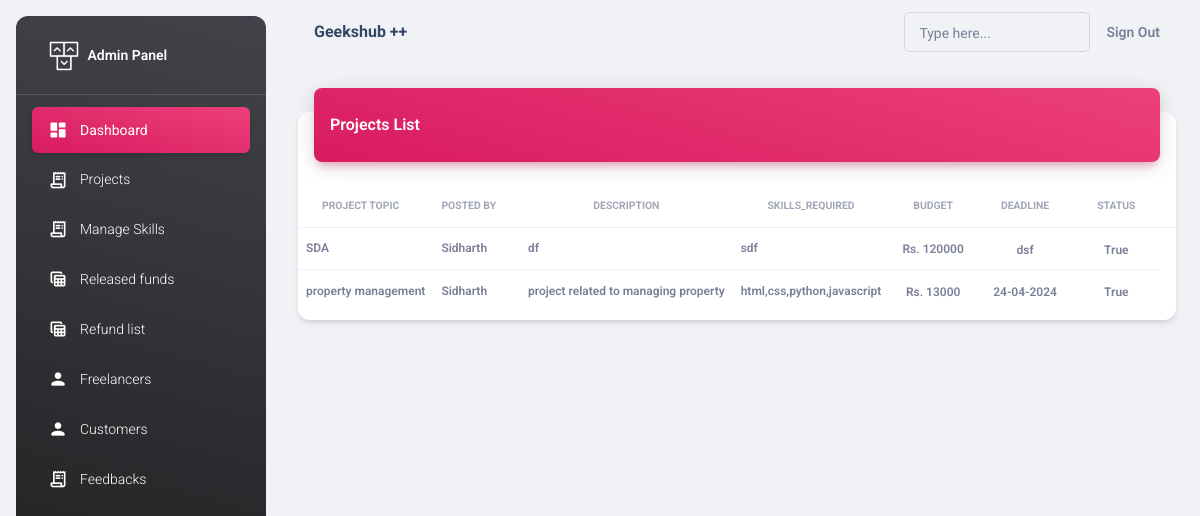
The page /adminapp/projects/ (signed in) on the database as committed earlier.
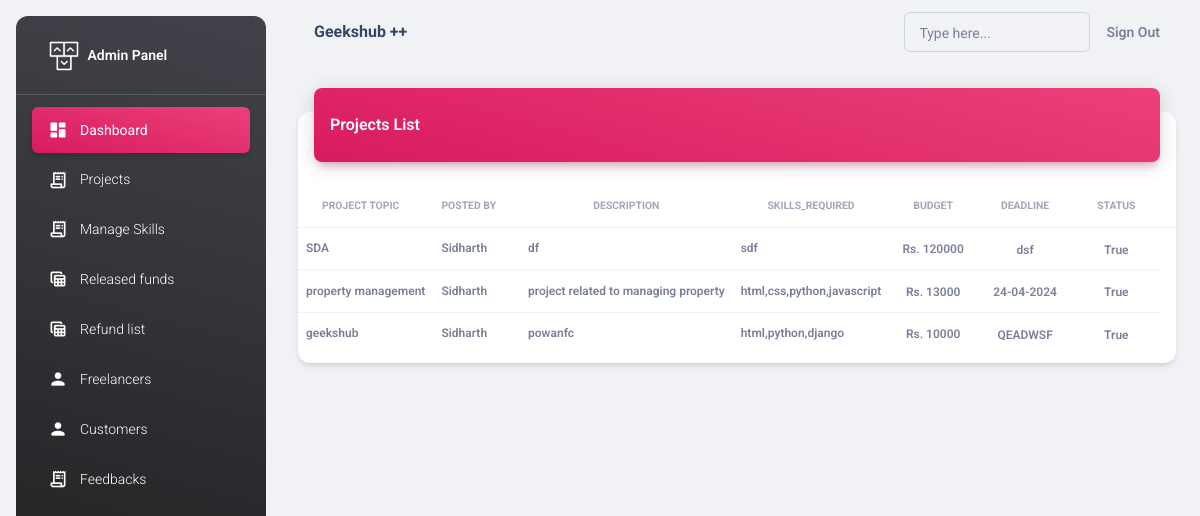
The same page on the database as committed later.
### adminapp/models.py (models this page shows)
class Project(models.Model):
    buyer=models.ForeignKey(Buyer,on_delete=models.CASCADE)
    title=models.CharField(max_length=100)
    description=models.CharField(max_length=100)
    skills_required=models.CharField(max_length=100)
    budget=models.PositiveIntegerField()
    category=models.CharField(max_length=100)
    tags=models.CharField(max_length=100)
    deadline=models.CharField(max_length=100)
    status= models.BooleanField(default=True)

class User(AbstractUser):
    ROLE_CHOICES = [
        ("admin","Admin"),
        ("coder", "Coder"),
        ("buyer", "Buyer"),
    ]
    role = models.CharField(max_length=200, choices=ROLE_CHOICES, default="coder")

class Buyer(User):
    name = models.CharField(max_length=100)
    phone = models.CharField(max_length=100)
    email_address = models.EmailField()
    address = models.CharField(max_length=100)
    companyname=models.CharField(max_length=100)
    country=models.CharField(max_length=100)
    aadhar_image=models.ImageField(upload_to="images", null=True)
    aadhar_no=models.CharField(max_length=100,null=True)
    pan_image=models.ImageField(upload_to="images", null=True)
    pan_no=models.CharField(max_length=100,null=True)

### adminapp/views.py (the view)
# urls.py: path("projects/",views.ProjectsView.as_view(),name="projects"),
@method_decorator(decs,name="dispatch")
class ProjectsView(ListView):
    template_name="adminapp/projects.html"
    model=Project
    context_object_name="projects"

### adminapp/views.py (called while the page is built)
def signin_required(fn):
    def wrapper(request,*args,**kwargs):
        if not request.user.is_authenticated:
            messages.error(request,"invalid session!..please login")
            return redirect("adminsignin")
        else:
            return fn(request,*args,**kwargs)
    return wrapper

def is_admin(fn):
    def wrapper(request,*args,**kwargs):
        if not request.user.is_superuser:
            messages.error(request,"Permission denied for current user !")
            return redirect("adminsignin")
        else:
            return fn(request,*args,**kwargs)
    return wrapper

### adminapp/templates/adminapp/projects.html
{%extends 'adminapp/base.html'%}
{%load static%}
{%block body_block%}
<div class="container-fluid py-4">
    <div class="row">
      <div class="col-12">
        <div class="card my-4">
          <div class="card-header p-0 position-relative mt-n4 mx-3 z-index-2">
            <div class="bg-gradient-primary shadow-primary border-radius-lg pt-4 pb-3">
              <h6 class="text-white text-capitalize ps-3">Projects List</h6>
            </div>
          </div>
          <div class="card-body px-0 pb-2">
            <div class="table-responsive p-0">
              <table class="table align-items-center mb-0">
                <thead>
                  <tr>
                    <th class="text-uppercase text-secondary text-xxs font-weight-bolder opacity-7">Project Topic</th>
                    <th class="text-uppercase text-secondary text-xxs font-weight-bolder opacity-7 ps-2">Posted By</th>
                    <th class="text-center text-uppercase text-secondary text-xxs font-weight-bolder opacity-7">Description</th>
                    <th class="text-center text-uppercase text-secondary text-xxs font-weight-bolder opacity-7">skills_required</th>
                    <th class="text-center text-uppercase text-secondary text-xxs font-weight-bolder opacity-7">budget</th>
                    <th class="text-center text-uppercase text-secondary text-xxs font-weight-bolder opacity-7">deadline</th>
                    <th class="text-center text-uppercase text-secondary text-xxs font-weight-bolder opacity-7">status</th>
                    <th class="text-secondary opacity-7"></th>
                  </tr>
                </thead>
                <tbody>
                    {%for p in projects%}
                        <tr>
                          <td>
                            <p class="text-xs font-weight-bold mb-0">{{p.title}}</p>
                            </td>
                            <td>
                            <p class="text-xs font-weight-bold mb-0">{{p.buyer.name}}</p>
                            </td>
                            <td>
                                <p class="text-xs font-weight-bold mb-0">{{p.description}}</p>
                            </td>
                            <td>
                                <p class="text-xs font-weight-bold mb-0">{{p.skills_required}}</p>
                            </td>
                            <td class="align-middle text-center text-sm">
                            <span class="text-secondary text-xs font-weight-bold">Rs. {{p.budget}}</span>
                            </td>
                            <td class="align-middle text-center">
                            <span class="text-secondary text-xs font-weight-bold">{{p.deadline}}</span>
                            </td>
                            <td class="align-middle text-center">
                              <span class="text-secondary text-xs font-weight-bold">{{p.status}}</span>
                            </td>
                        </tr>
                    {%endfor%}
                </tbody>
              </table>
            </div>
          </div>
        </div>
      </div>
    </div>
  </div>
{%endblock%}

Rows that differ between the two databases and show on the page:
added Project: title "geekshub", buyer.name "Sidharth", description "powanfc", skills_required "html,python,django", budget "10000", deadline "QEADWSF", status "True"
